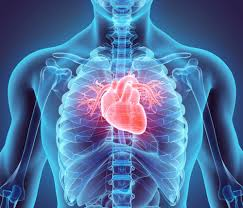
#> input picture images/heart.jpg, 243 x 208 px
$ jupyter execute 'face and eye detection from image.ipynb'
#> lines starting #> are read from the running program, lines starting #| are printed output that depends on the picture
[cell 1]
import cv2
import numpy as np

[cell 2]
# [5 lines of commented-out code are left out]

[cell 3]
face_classifier= cv2.CascadeClassifier('haarcascades/haarcascade_frontalface_default.xml')
eye_classifier= cv2.CascadeClassifier('haarcascades/haarcascade_eye.xml')

[cell 4]
image= cv2.imread('images/heart.jpg')
#> image is the input picture: shape (208, 243, 3); mean B, G, R 157.7, 113.2, 79.5
gray= cv2.cvtColor(image, cv2.COLOR_BGR2GRAY)
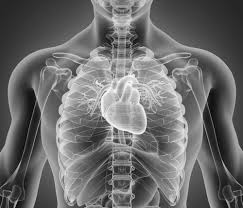
#> gray: shape (208, 243); min 3, max 250, mean 108.2

[cell 5]
faces=face_classifier.detectMultiScale(gray)
#> faces = [[81, 39, 98, 98]]
if(faces is ()):
    print("No faces found")

for (x, y, w, h) in faces:
    cv2.rectangle(image, (x, y), (x+w, y+h), (127,0,255), 2)
    cv2.imshow('Face Detection', image)
    cv2.waitKey(0)
    roi_gray =gray[y:y+h, x:x+w]
    roi_color = image[y:y+h, x:x+w]
    eyes=eye_classifier.detectMultiScale(roi_gray)
    for (ex, ey, ew, eh) in eyes:
        cv2.rectangle(roi_color, (ex,ey), (ex+ew, ey+eh), (255,255,0), 2)
        cv2.imshow('image', image)
#> this loop made 1 pass
#> pass 1, `cv2.imshow('Face Detection', image)`:
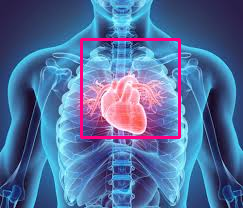
#> window 'Face Detection': shape (208, 243, 3); mean B, G, R 156.5, 110.2, 83.2
#> pass 1, `roi_gray =gray[y:y+h, x:x+w]`:
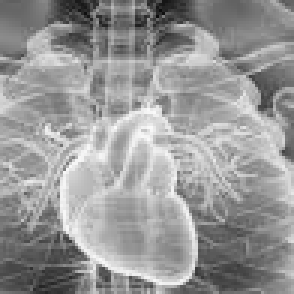
#> roi_gray: shape (98, 98) (shown 3 times larger); min 13, max 250, mean 151
#> pass 1, `roi_color = image[y:y+h, x:x+w]`:
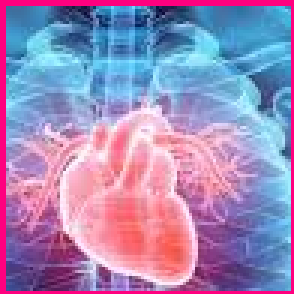
#> roi_color: shape (98, 98, 3) (shown 3 times larger); mean B, G, R 183.6, 137.4, 158.7

cv2.destroyAllWindows()

$ run again, with images/apple.jpg copied over images/heart.jpg
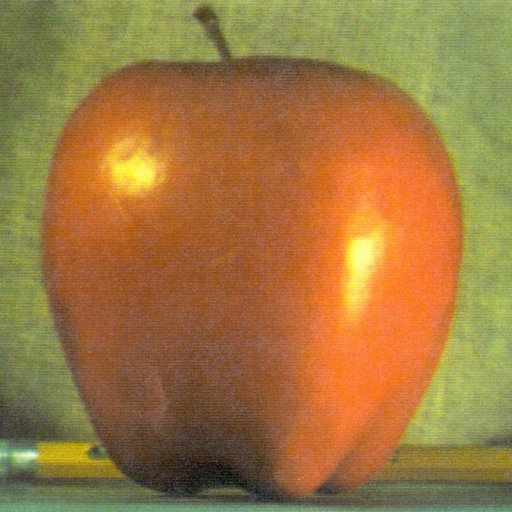
#> input picture images/apple.jpg, 512 x 512 px
#> image is the input picture: shape (512, 512, 3); mean B, G, R 64.8, 119.7, 159.1
#> `gray= cv2.cvtColor(image, cv2.COLOR_BGR2GRAY)`:
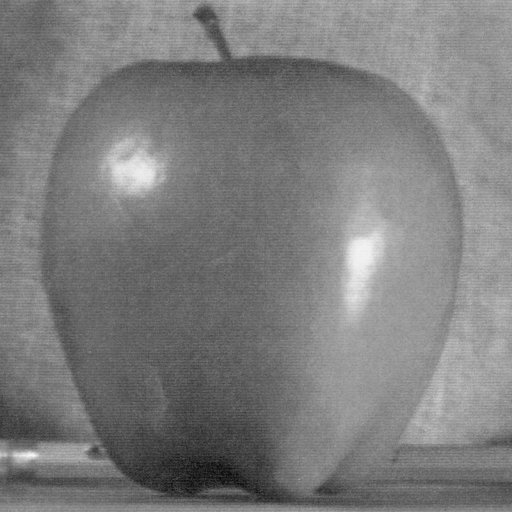
#> gray: shape (512, 512); min 7, max 248, mean 125.2
#> faces = [[341, 281, 30, 30], [269, 427, 62, 62]]
#> the loop `for (x, y, w, h) in faces:` made 2 passes
#> after the loop `for (x, y, w, h) in faces:`:
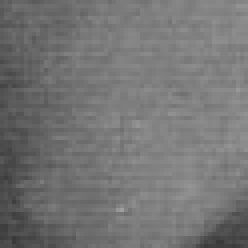
#> roi_gray: shape (62, 62) (shown 4 times larger); min 57, max 159, mean 116.3
